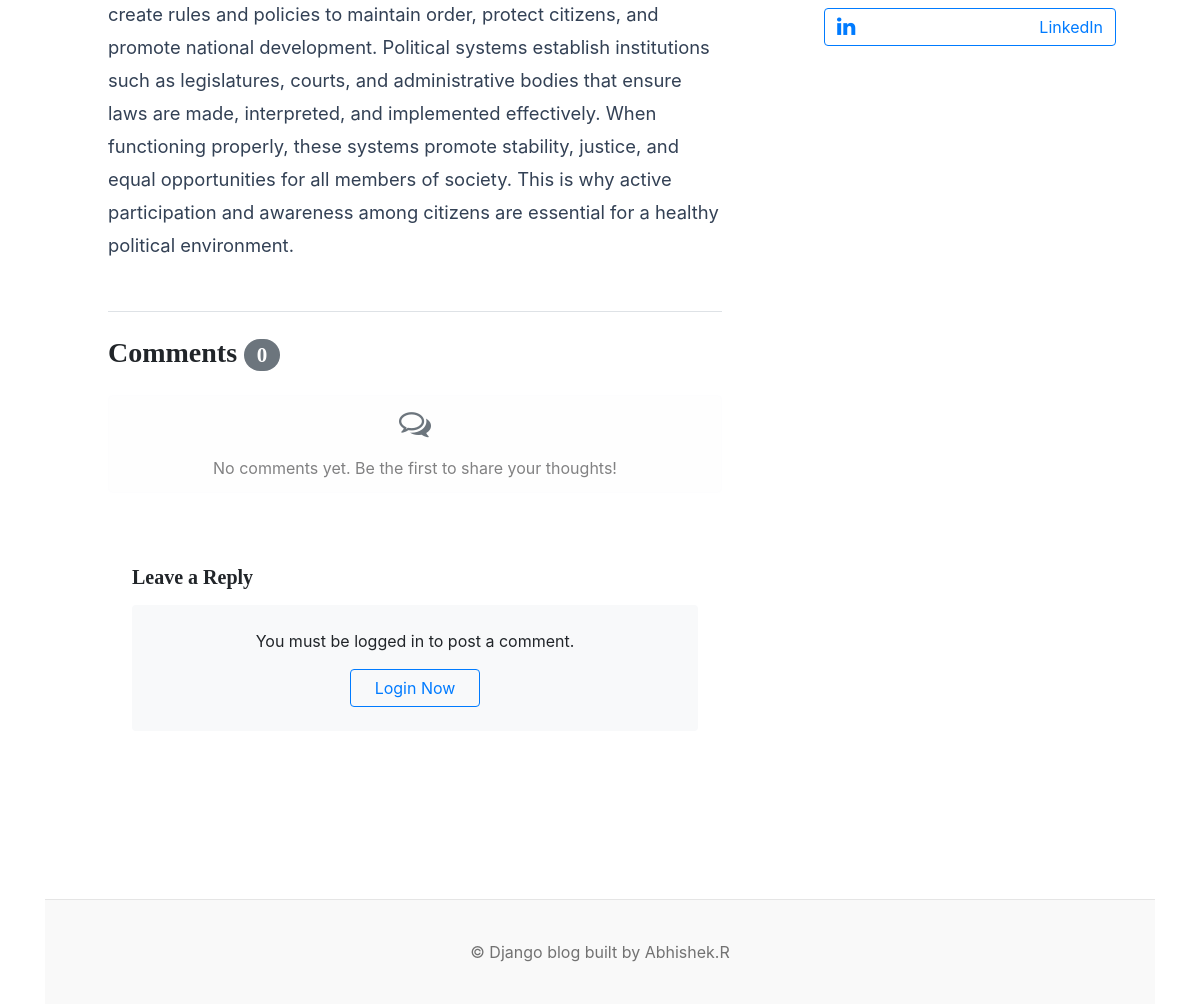
/blogs/understanding-the-role-of-politics-in-society/ (lower part), run on an earlier commit of the app's database.
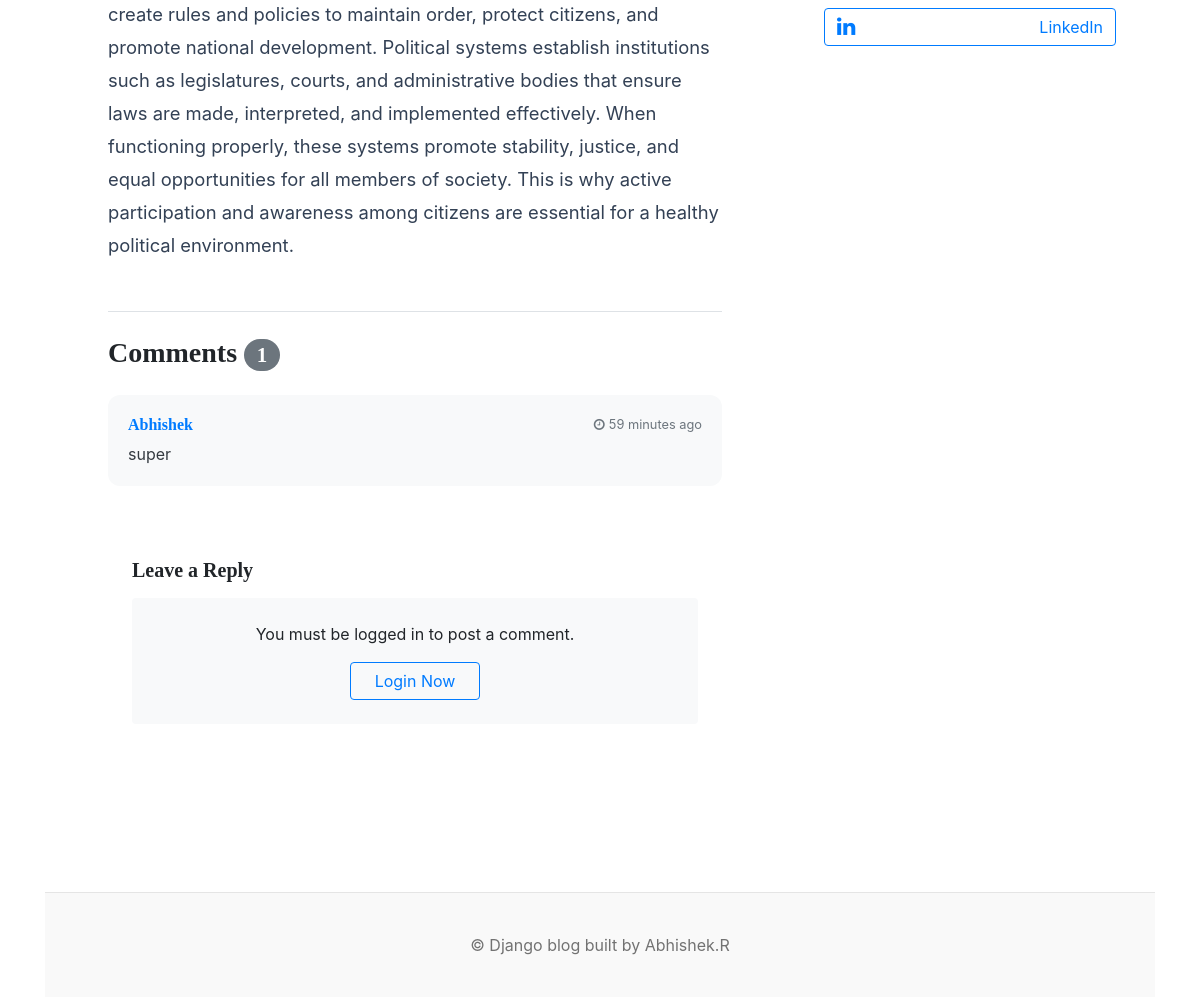
And on a later commit of the database.
### blogs/models.py (models this page shows)
class Comment(models.Model):
    user = models.ForeignKey(User,on_delete=models.CASCADE)
    blog = models.ForeignKey(Blog,on_delete=models.CASCADE)
    comment = models.TextField(max_length=250)
    created_at = models.DateTimeField(auto_now_add=True)
    updated_at = models.DateTimeField(auto_now=True)
    def __str__(self):
        return self.comment

### blogs/views.py (the view, shortened to what this page needs)
# urls.py: path('blogs/<slug:slug>/',BlogsView.blogs,name='blogs'),
def blogs(request,slug):
    single_blog = get_object_or_404(Blog,slug=slug,status = 'Publish')
    comments = Comment.objects.filter(blog = single_blog)
    comment_count = comments.count()
    context = {
        'single_blog' : single_blog,
        'comments' : comments,
        'comment_count' : comment_count,
    }
    return render(request,'blogs.html',context)

### blogs/context_processors.py (called while the page is built)
def get_categories(request):
    categories = Category.objects.all()
    return dict(categories = categories)

### blog_main/templates/blogs.html (shortened to what this page needs)
{% extends 'base.html' %}
{% block content %}
<div class="container mt-5 mb-5">
    <div class="row">
        <div class="col-lg-8" data-aos="fade-up">
            <article class="glass-card p-4 p-md-5 mb-5 shadow-sm">
                <section class="mb-5 article-content" style="font-size: 1.15rem; line-height: 1.8; color: #334155;">
                    <div class="mt-4">
                    </div>
                </section>
                <section class="mt-5 pt-4 border-top">
                    <h3 class="font-weight-bold mb-4">Comments <span class="badge badge-secondary badge-pill">{{comment_count}}</span></h3>
                    {% if comments %}
                        <div class="comments-list">
                        {% for comment in comments %}
                            <div class="card bg-light border-0 mb-3 animate__animated animate__fadeInUp" style="border-radius: 12px; animation-delay: {{ forloop.counter0 }}00ms;">
                                <div class="card-body">
                                    <div class="d-flex justify-content-between align-items-center mb-2">
                                        <h6 class="font-weight-bold mb-0 text-primary">{{comment.user}}</h6>
                                        <small class="text-muted"><i class="fa fa-clock-o mr-1"></i>{{comment.created_at|timesince}} ago</small>
                                    </div>
                                    <p class="card-text mb-0 text-dark">{{comment}}</p>
                                </div>
                            </div>
                        {% endfor %}
                        </div>
                    {% else %}
                        <div class="alert alert-light text-center" role="alert">
                            <i class="fa fa-comments-o fa-2x mb-3 text-muted d-block"></i>
                            No comments yet. Be the first to share your thoughts!
                        </div>
                    {% endif %}
                    <div class="mt-5 glass-card p-4">
                        <h5 class="font-weight-bold mb-3">Leave a Reply</h5>
                        {% if user.is_authenticated %}
                            <form action="" method="post">
                                {% csrf_token %}
                                <div class="form-group">
                                    <textarea name="comment" class="form-control" rows="4" placeholder="Write your comment here..." required style="resize: none;"></textarea>
                                </div>
                                <button type="submit" class="btn btn-primary px-4 py-2 mt-2"><i class="fa fa-paper-plane mr-2"></i>Post Comment</button>
                            </form>
                        {% else %}
                            <div class="text-center p-4 bg-light rounded">
                                <p class="mb-3">You must be logged in to post a comment.</p>
                                <a href="{% url 'login' %}" class="btn btn-outline-primary px-4">Login Now</a>
                            </div>
                        {% endif %}
                    </div>
                </section>
            </article>
        </div>
        <div class="col-lg-4" data-aos="fade-left" data-aos-delay="200">
            <div class="glass-card p-4">
                <div class="d-flex flex-column gap-2" style="gap: 10px;">
                    <a href="https://www.linkedin.com/in/-abhishek-r-" class="btn btn-outline-primary w-100 text-left d-flex justify-content-between align-items-center" target="_blank"><i class="fa fa-linkedin fa-lg"></i> LinkedIn</a>
                </div>
            </div>
        </div>
    </div>
</div>
{% endblock %}

### blog_main/templates/base.html (shortened to what this page needs)
{% load static %}
<!DOCTYPE html>
<html lang="en">
<head>
    <link rel="stylesheet" href="https://cdnjs.cloudflare.com/ajax/libs/animate.css/4.1.1/animate.min.css"/>
    <link href="https://unpkg.com/aos@2.3.1/dist/aos.css" rel="stylesheet">
    <link href="https://getbootstrap.com/docs/4.0/dist/css/bootstrap.min.css" rel="stylesheet">
    <link rel="stylesheet" href="https://cdnjs.cloudflare.com/ajax/libs/font-awesome/4.7.0/css/font-awesome.min.css">
    <link href="{% static 'css/blog.css' %}" rel="stylesheet">
  </head>
<body>
    <div class="container">
{%block content%}
{%endblock%}
      <footer class="blog-footer" data-aos="fade-up">
        <p>&copy; Django blog built by Abhishek.R</p>
      </footer>
    </div>
</body>
</html>

### blog_main/static/css/blog.css (style rules this page uses)
h1, h2, h3, h4, h5, h6 { font-family: "Playfair Display", Georgia, "Times New Roman", serif; }
.blog-footer { padding: 2.5rem 0; color: #727272; text-align: center; background-color: #f9f9f9; border-top: .05rem solid #e5e5e5; }
.blog-footer p:last-child { margin-bottom: 0; }

What changed in the data, as far as the page shows it:
added Comment: user "Abhishek", created_at "59 minutes", comment "super"
Also different on the page:
{{ comment_count }}: "0" → "1"
text no longer shown: "No comments yet. Be the first to share your thoughts!"
